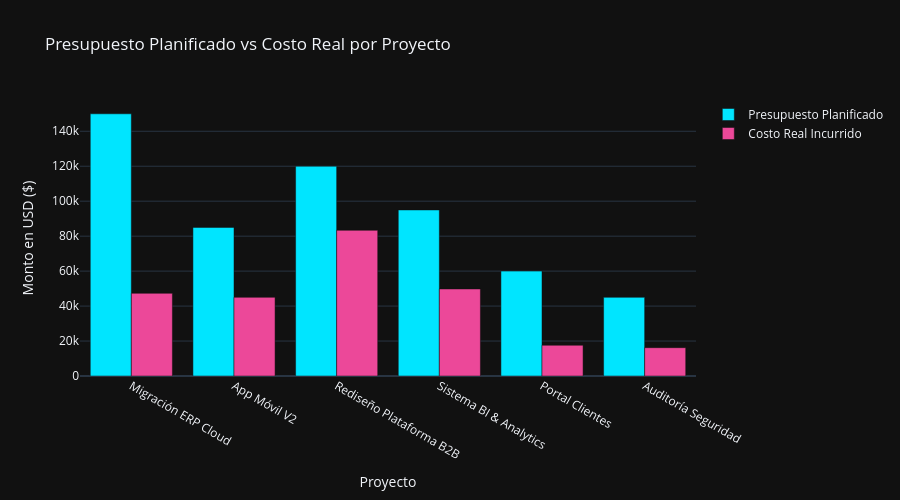

Write notebook code for a chart like this one.
### Markdown cell above
### Gráfico 1: Presupuesto vs Costo Real por Proyecto

### Code cell
fig1 = go.Figure()

fig1.add_trace(go.Bar(
    x=fact_project_execution['project_name'],
    y=fact_project_execution['budget_usd'],
    name='Presupuesto Planificado',
    marker_color='#00e5ff'
))

fig1.add_trace(go.Bar(
    x=fact_project_execution['project_name'],
    y=fact_project_execution['total_actual_cost_usd'],
    name='Costo Real Incurrido',
    marker_color='#ec4899'
))

fig1.update_layout(
    title='Presupuesto Planificado vs Costo Real por Proyecto',
    barmode='group',
    template='plotly_dark',
    xaxis_title='Proyecto',
    yaxis_title='Monto en USD ($)',
    height=500
)

fig1.show()

### Figure 1 — Plotly figure (JSON) as saved in the notebook; plotly's stock layout.template omitted (floating-point values rounded to 4 significant figures)
{"data": [{"marker": {"color": "#00e5ff"}, "name": "Presupuesto Planificado", "type": "bar", "x": ["Migración ERP Cloud", "App Móvil V2", "Rediseño Plataforma B2B", "Sistema BI & Analytics", "Portal Clientes", "Auditoría Seguridad"], "y": [150000.0, 85000.0, 120000.0, 95000.0, 60000.0, 45000.0]}, {"marker": {"color": "#ec4899"}, "name": "Costo Real Incurrido", "type": "bar", "x": ["Migración ERP Cloud", "App Móvil V2", "Rediseño Plataforma B2B", "Sistema BI & Analytics", "Portal Clientes", "Auditoría Seguridad"], "y": [47300.0, 45000.0, 83350.0, 49800.0, 17600.0, 16200.0]}], "layout": {"barmode": "group", "height": 500, "title": {"text": "Presupuesto Planificado vs Costo Real por Proyecto"}, "xaxis": {"title": {"text": "Proyecto"}}, "yaxis": {"title": {"text": "Monto en USD ($)"}}}}
